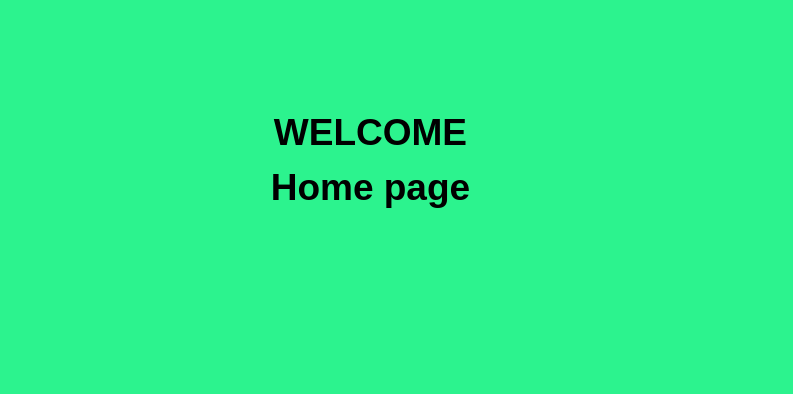
<?xml version="1.0" encoding="UTF-8"?>
<ui version="4.0">
 <class>SecondWindow</class>
 <widget class="QDialog" name="SecondWindow">
  <property name="geometry">
   <rect>
    <x>0</x>
    <y>0</y>
    <width>793</width>
    <height>394</height>
   </rect>
  </property>
  <property name="windowTitle">
   <string>Dialog</string>
  </property>
  <property name="styleSheet">
   <string notr="true">background-color:#2CF38E;</string>
  </property>
  <widget class="QLabel" name="label_3">
   <property name="geometry">
    <rect>
     <x>0</x>
     <y>90</y>
     <width>741</width>
     <height>141</height>
    </rect>
   </property>
   <property name="text">
    <string>&lt;html&gt;&lt;head/&gt;&lt;body&gt;&lt;p align=&quot;center&quot;&gt;&lt;span style=&quot; font-size:28pt; font-weight:600;&quot;&gt;WELCOME&lt;/span&gt;&lt;/p&gt;&lt;p align=&quot;center&quot;&gt;&lt;span style=&quot; font-size:28pt; font-weight:600;&quot;&gt;Home page&lt;/span&gt;&lt;/p&gt;&lt;/body&gt;&lt;/html&gt;</string>
   </property>
  </widget>
 </widget>
 <resources/>
 <connections/>
</ui>
